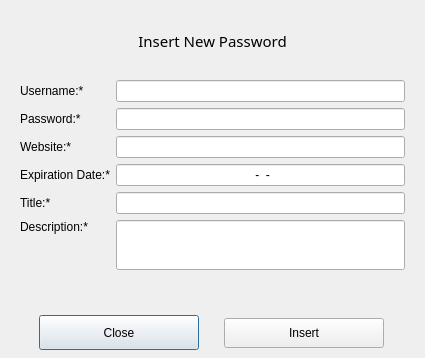
<?xml version="1.0" encoding="UTF-8"?>
<ui version="4.0">
 <class>ItemInsertionDialog</class>
 <widget class="QDialog" name="ItemInsertionDialog">
  <property name="geometry">
   <rect>
    <x>0</x>
    <y>0</y>
    <width>425</width>
    <height>358</height>
   </rect>
  </property>
  <property name="windowTitle">
   <string>Dialog</string>
  </property>
  <layout class="QVBoxLayout" name="verticalLayout">
   <property name="bottomMargin">
    <number>0</number>
   </property>
   <item>
    <widget class="QStackedWidget" name="stackedWidget">
     <widget class="QWidget" name="InsertionPage">
      <layout class="QVBoxLayout" name="verticalLayout_2">
       <property name="spacing">
        <number>0</number>
       </property>
       <property name="leftMargin">
        <number>0</number>
       </property>
       <property name="topMargin">
        <number>0</number>
       </property>
       <property name="rightMargin">
        <number>0</number>
       </property>
       <property name="bottomMargin">
        <number>0</number>
       </property>
       <item>
        <widget class="QLabel" name="label_4">
         <property name="font">
          <font>
           <family>Segoe UI Black</family>
           <pointsize>11</pointsize>
          </font>
         </property>
         <property name="text">
          <string>Insert New Password</string>
         </property>
         <property name="alignment">
          <set>Qt::AlignCenter</set>
         </property>
        </widget>
       </item>
       <item>
        <widget class="QWidget" name="widget" native="true">
         <layout class="QGridLayout" name="gridLayout">
          <item row="1" column="0">
           <widget class="QLabel" name="label_2">
            <property name="font">
             <font>
              <pointsize>9</pointsize>
             </font>
            </property>
            <property name="text">
             <string>Password:*</string>
            </property>
           </widget>
          </item>
          <item row="3" column="0">
           <widget class="QLabel" name="label_10">
            <property name="text">
             <string>Expiration Date:*</string>
            </property>
           </widget>
          </item>
          <item row="4" column="0">
           <widget class="QLabel" name="label_11">
            <property name="text">
             <string>Title:*</string>
            </property>
           </widget>
          </item>
          <item row="1" column="1">
           <widget class="QLineEdit" name="passwordLineEdit"/>
          </item>
          <item row="2" column="1">
           <widget class="QLineEdit" name="websiteLineEdit"/>
          </item>
          <item row="0" column="1">
           <widget class="QLineEdit" name="usernameLineEdit"/>
          </item>
          <item row="3" column="1">
           <widget class="QLineEdit" name="expirationDateLineEdit">
            <property name="inputMask">
             <string>9999-99-99</string>
            </property>
            <property name="alignment">
             <set>Qt::AlignCenter</set>
            </property>
           </widget>
          </item>
          <item row="2" column="0">
           <widget class="QLabel" name="label_3">
            <property name="font">
             <font>
              <pointsize>9</pointsize>
             </font>
            </property>
            <property name="text">
             <string>Website:*</string>
            </property>
           </widget>
          </item>
          <item row="0" column="0">
           <widget class="QLabel" name="label">
            <property name="font">
             <font>
              <pointsize>9</pointsize>
             </font>
            </property>
            <property name="text">
             <string>Username:*</string>
            </property>
           </widget>
          </item>
          <item row="6" column="0" colspan="2">
           <widget class="QLabel" name="resultLabel">
            <property name="font">
             <font>
              <pointsize>9</pointsize>
             </font>
            </property>
            <property name="text">
             <string/>
            </property>
           </widget>
          </item>
          <item row="4" column="1">
           <widget class="QLineEdit" name="titleLineEdit"/>
          </item>
          <item row="5" column="0">
           <widget class="QLabel" name="label_12">
            <property name="text">
             <string>Description:*</string>
            </property>
            <property name="alignment">
             <set>Qt::AlignLeading|Qt::AlignLeft|Qt::AlignTop</set>
            </property>
           </widget>
          </item>
          <item row="5" column="1">
           <widget class="QLineEdit" name="descriptionLineEdit">
            <property name="minimumSize">
             <size>
              <width>0</width>
              <height>50</height>
             </size>
            </property>
           </widget>
          </item>
         </layout>
        </widget>
       </item>
       <item>
        <widget class="QWidget" name="widget_2" native="true">
         <layout class="QHBoxLayout" name="horizontalLayout">
          <property name="bottomMargin">
           <number>0</number>
          </property>
          <item>
           <widget class="QPushButton" name="cancelPushButton">
            <property name="minimumSize">
             <size>
              <width>0</width>
              <height>35</height>
             </size>
            </property>
            <property name="maximumSize">
             <size>
              <width>160</width>
              <height>16777215</height>
             </size>
            </property>
            <property name="text">
             <string>Close</string>
            </property>
           </widget>
          </item>
          <item>
           <widget class="QPushButton" name="inserPushButton">
            <property name="sizePolicy">
             <sizepolicy hsizetype="Minimum" vsizetype="Fixed">
              <horstretch>0</horstretch>
              <verstretch>0</verstretch>
             </sizepolicy>
            </property>
            <property name="minimumSize">
             <size>
              <width>160</width>
              <height>30</height>
             </size>
            </property>
            <property name="maximumSize">
             <size>
              <width>160</width>
              <height>16777215</height>
             </size>
            </property>
            <property name="text">
             <string>Insert</string>
            </property>
           </widget>
          </item>
         </layout>
        </widget>
       </item>
      </layout>
     </widget>
     <widget class="QWidget" name="EditionPage">
      <layout class="QVBoxLayout" name="verticalLayout_3">
       <property name="spacing">
        <number>0</number>
       </property>
       <property name="leftMargin">
        <number>0</number>
       </property>
       <property name="topMargin">
        <number>0</number>
       </property>
       <property name="rightMargin">
        <number>0</number>
       </property>
       <property name="bottomMargin">
        <number>0</number>
       </property>
       <item>
        <widget class="QLabel" name="label_8">
         <property name="font">
          <font>
           <family>Segoe UI Black</family>
           <pointsize>11</pointsize>
          </font>
         </property>
         <property name="text">
          <string>Edit item</string>
         </property>
         <property name="alignment">
          <set>Qt::AlignCenter</set>
         </property>
        </widget>
       </item>
       <item>
        <widget class="QWidget" name="widget_3" native="true">
         <layout class="QGridLayout" name="gridLayout_2">
          <property name="verticalSpacing">
           <number>9</number>
          </property>
          <item row="5" column="0" colspan="2">
           <widget class="QLabel" name="resultLabel_2">
            <property name="font">
             <font>
              <pointsize>9</pointsize>
             </font>
            </property>
            <property name="text">
             <string/>
            </property>
           </widget>
          </item>
          <item row="1" column="1">
           <widget class="QLineEdit" name="passwordLineEdit_2"/>
          </item>
          <item row="2" column="0">
           <widget class="QLabel" name="label_5">
            <property name="font">
             <font>
              <pointsize>9</pointsize>
             </font>
            </property>
            <property name="text">
             <string>Website:*</string>
            </property>
           </widget>
          </item>
          <item row="0" column="1">
           <widget class="QLineEdit" name="usernameLineEdit_2"/>
          </item>
          <item row="1" column="0">
           <widget class="QLabel" name="label_7">
            <property name="font">
             <font>
              <pointsize>9</pointsize>
             </font>
            </property>
            <property name="text">
             <string>Password:*</string>
            </property>
           </widget>
          </item>
          <item row="2" column="1">
           <widget class="QLineEdit" name="websiteLineEdit_2"/>
          </item>
          <item row="0" column="0">
           <widget class="QLabel" name="label_6">
            <property name="minimumSize">
             <size>
              <width>100</width>
              <height>0</height>
             </size>
            </property>
            <property name="font">
             <font>
              <pointsize>9</pointsize>
             </font>
            </property>
            <property name="text">
             <string>Username:*</string>
            </property>
           </widget>
          </item>
          <item row="3" column="0">
           <widget class="QLabel" name="label_9">
            <property name="text">
             <string>Owner:</string>
            </property>
           </widget>
          </item>
          <item row="3" column="1">
           <widget class="QLineEdit" name="lineEdit"/>
          </item>
         </layout>
        </widget>
       </item>
       <item>
        <widget class="QWidget" name="widget_4" native="true">
         <layout class="QHBoxLayout" name="horizontalLayout_2">
          <property name="bottomMargin">
           <number>0</number>
          </property>
          <item>
           <widget class="QPushButton" name="cancelPushButton_2">
            <property name="minimumSize">
             <size>
              <width>0</width>
              <height>35</height>
             </size>
            </property>
            <property name="maximumSize">
             <size>
              <width>160</width>
              <height>16777215</height>
             </size>
            </property>
            <property name="text">
             <string>Close</string>
            </property>
           </widget>
          </item>
          <item>
           <widget class="QPushButton" name="inserPushButton_2">
            <property name="sizePolicy">
             <sizepolicy hsizetype="Minimum" vsizetype="Fixed">
              <horstretch>0</horstretch>
              <verstretch>0</verstretch>
             </sizepolicy>
            </property>
            <property name="minimumSize">
             <size>
              <width>160</width>
              <height>30</height>
             </size>
            </property>
            <property name="maximumSize">
             <size>
              <width>160</width>
              <height>16777215</height>
             </size>
            </property>
            <property name="text">
             <string>Apply</string>
            </property>
           </widget>
          </item>
         </layout>
        </widget>
       </item>
      </layout>
     </widget>
    </widget>
   </item>
  </layout>
 </widget>
 <resources/>
 <connections/>
</ui>
